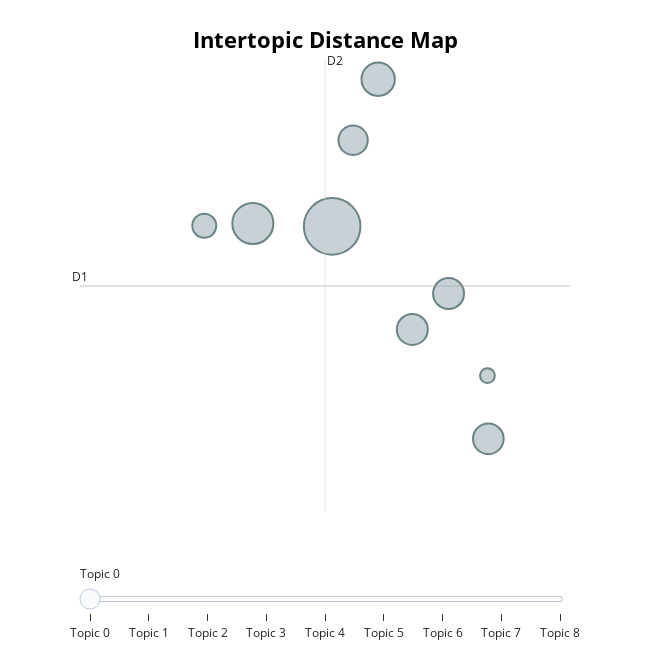

The cell this chart's notebook holds for it:
### Code cell
model.visualize_topics()

### Figure 1 — Plotly figure (JSON) as saved in the notebook; plotly's stock layout.template omitted (floating-point values rounded to 4 significant figures)
{"data": [{"customdata": [[0, "World |  |  |  | ", 290], [1, "World |  |  |  | ", 153], [2, "Sports |  |  |  | ", 101], [3, "Science/Tech |  |  |  | ", 87], [4, "Science/Tech |  |  |  | ", 87], [5, "World |  |  |  | ", 85], [6, "World |  |  |  | ", 78], [7, "World |  |  |  | ", 52], [8, "History |  |  |  | ", 20]], "hovertemplate": "<b>Topic %{customdata[0]}</b><br>%{customdata[1]}<br>Size: %{customdata[2]}", "legendgroup": "", "marker": {"color": "#B0BEC5", "line": {"color": "DarkSlateGrey", "width": 2}, "size": [290, 153, 101, 87, 87, 85, 78, 52, 20], "sizemode": "area", "sizeref": 0.1812, "symbol": "circle"}, "mode": "markers", "name": "", "orientation": "v", "showlegend": false, "type": "scatter", "x": [-6.942, -7.728, -6.486, -6.148, -5.789, -5.395, -6.734, -8.209, -5.404], "xaxis": "x", "y": [-2.248, -2.224, -1.046, -3.089, -2.796, -3.983, -1.544, -2.242, -3.466], "yaxis": "y"}], "layout": {"annotations": [{"showarrow": false, "text": "D1", "x": -9.441, "y": -2.735, "yshift": 10}, {"showarrow": false, "text": "D2", "x": -7.013, "xshift": 10, "y": -0.8892}], "height": 650, "hoverlabel": {"bgcolor": "white", "font": {"family": "Rockwell", "size": 16}}, "legend": {"itemsizing": "constant", "tracegroupgap": 0}, "margin": {"t": 60}, "shapes": [{"line": {"color": "#CFD8DC", "width": 2}, "type": "line", "x0": -7.013, "x1": -7.013, "y0": -4.58, "y1": -0.8892}, {"line": {"color": "#9E9E9E", "width": 2}, "type": "line", "x0": -9.441, "x1": -4.585, "y0": -2.735, "y1": -2.735}], "sliders": [{"active": 0, "pad": {"t": 50}, "steps": [{"args": [{"marker.color": [["red", "#B0BEC5", "#B0BEC5", "#B0BEC5", "#B0BEC5", "#B0BEC5", "#B0BEC5", "#B0BEC5", "#B0BEC5"]]}], "label": "Topic 0", "method": "update"}, {"args": [{"marker.color": [["#B0BEC5", "red", "#B0BEC5", "#B0BEC5", "#B0BEC5", "#B0BEC5", "#B0BEC5", "#B0BEC5", "#B0BEC5"]]}], "label": "Topic 1", "method": "update"}, {"args": [{"marker.color": [["#B0BEC5", "#B0BEC5", "red", "#B0BEC5", "#B0BEC5", "#B0BEC5", "#B0BEC5", "#B0BEC5", "#B0BEC5"]]}], "label": "Topic 2", "method": "update"}, {"args": [{"marker.color": [["#B0BEC5", "#B0BEC5", "#B0BEC5", "red", "#B0BEC5", "#B0BEC5", "#B0BEC5", "#B0BEC5", "#B0BEC5"]]}], "label": "Topic 3", "method": "update"}, {"args": [{"marker.color": [["#B0BEC5", "#B0BEC5", "#B0BEC5", "#B0BEC5", "red", "#B0BEC5", "#B0BEC5", "#B0BEC5", "#B0BEC5"]]}], "label": "Topic 4", "method": "update"}, {"args": [{"marker.color": [["#B0BEC5", "#B0BEC5", "#B0BEC5", "#B0BEC5", "#B0BEC5", "red", "#B0BEC5", "#B0BEC5", "#B0BEC5"]]}], "label": "Topic 5", "method": "update"}, {"args": [{"marker.color": [["#B0BEC5", "#B0BEC5", "#B0BEC5", "#B0BEC5", "#B0BEC5", "#B0BEC5", "red", "#B0BEC5", "#B0BEC5"]]}], "label": "Topic 6", "method": "update"}, {"args": [{"marker.color": [["#B0BEC5", "#B0BEC5", "#B0BEC5", "#B0BEC5", "#B0BEC5", "#B0BEC5", "#B0BEC5", "red", "#B0BEC5"]]}], "label": "Topic 7", "method": "update"}, {"args": [{"marker.color": [["#B0BEC5", "#B0BEC5", "#B0BEC5", "#B0BEC5", "#B0BEC5", "#B0BEC5", "#B0BEC5", "#B0BEC5", "red"]]}], "label": "Topic 8", "method": "update"}]}], "title": {"font": {"color": "Black", "size": 22}, "text": "<b>Intertopic Distance Map</b>", "x": 0.5, "xanchor": "center", "y": 0.95, "yanchor": "top"}, "width": 650, "xaxis": {"anchor": "y", "domain": [0, 1], "range": [-9.441, -4.585], "title": {"text": ""}, "visible": false}, "yaxis": {"anchor": "x", "domain": [0, 1], "range": [-4.58, -0.8892], "title": {"text": ""}, "visible": false}}}
